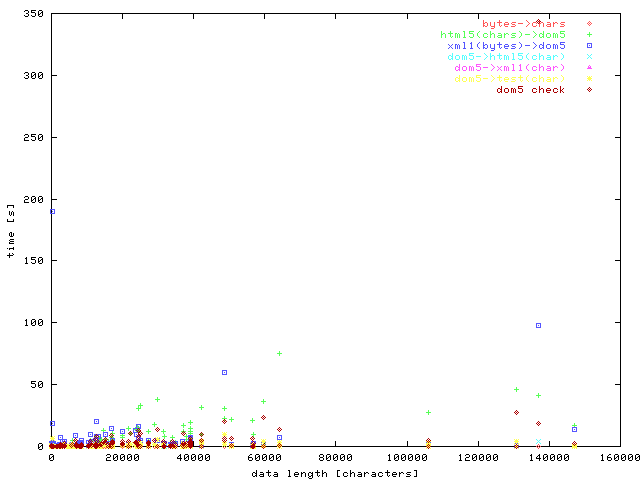

This chart was generated by the following gnuplot code:
set terminal png color
set output "time-manakai.png"

set xlabel "data length [characters]"
set ylabel "time [s]"

plot \
  ".manakai-decode.txt" title "bytes->chars", \
  ".manakai-parse.txt" title "html5(chars)->dom5", \
  ".manakai-parse_xml.txt" title "xml1(bytes)->dom5", \
  ".manakai-serialize_html.txt" title "dom5->html5(char)", \
  ".manakai-serialize_xml.txt" title "dom5->xml1(char)", \
  ".manakai-serialize_test.txt" title "dom5->test(char)", \
  ".manakai-check.txt" title "dom5 check"

set output "time-manakai-log.png"
set logscale x
set logscale y
replot

## License: Public Domain.
## $Date: 2007/06/25 00:15:12 $
